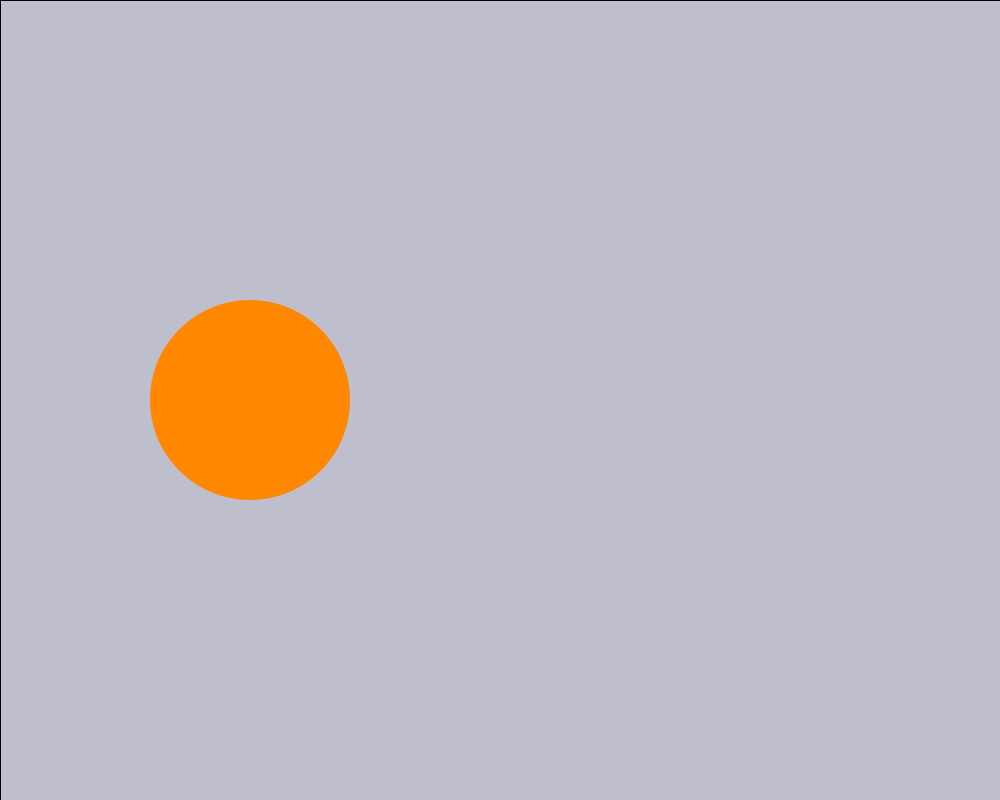
Frame 1 (no input)
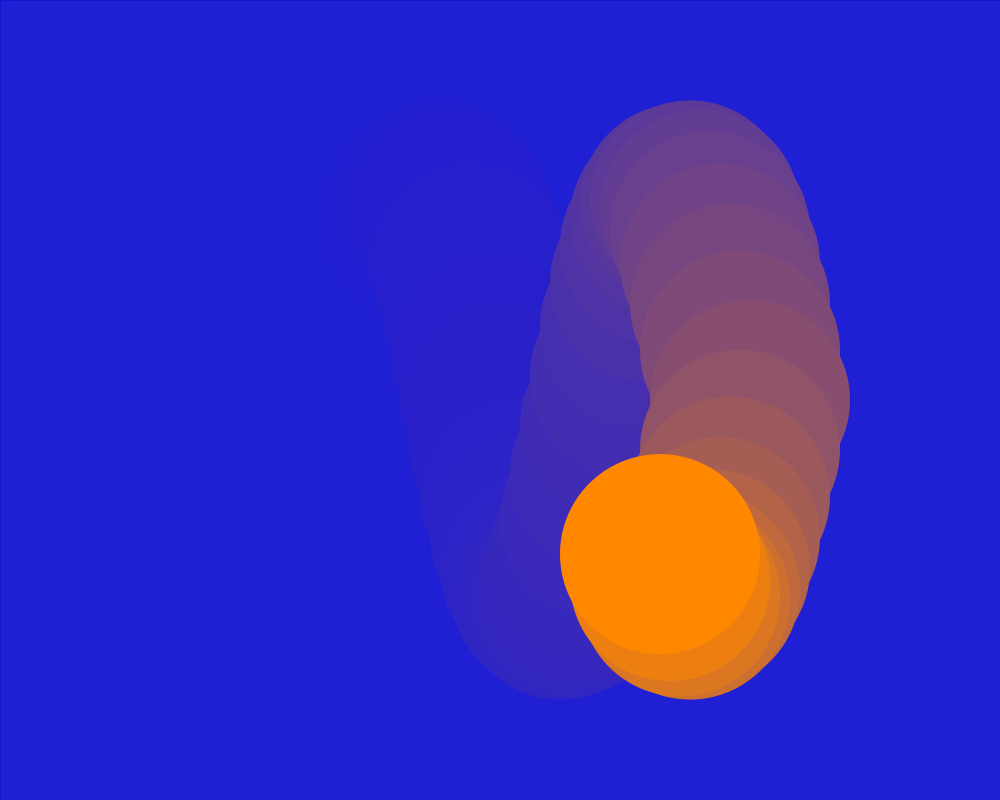
Frame 60 (the mouse pressed at the canvas centre just before this capture)
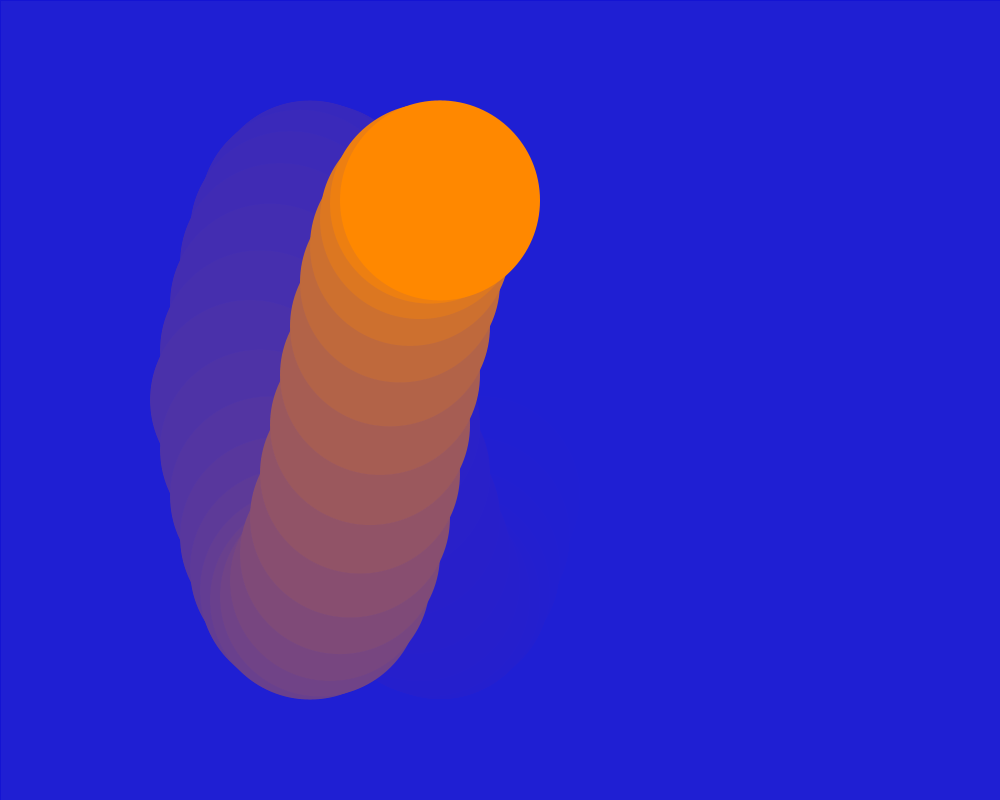
Frame 120 (the mouse held since frame 60 and released just before this capture)

The Processing sketch that drew these frames (run headless with seeded random() and noise(); from frame 60 on, the mouse is pressed at the canvas centre):

// Processing sketch: oscilateCircle02
// ── oscilateCircle02.pde
// trippy box

float a = 0.0;
float b = 250.0;
float incX = TWO_PI/25.0;
float inc = 10;


void setup(){
  size(1000,800);
  //frameRate(60);
  
}

void draw(){
  fill(#1E1CD6,20);
  rect(0,0,width,height);
  
  fill(#ff8800);
  noStroke();
  
  ellipse(b, 400+sin(a)*200.0, 200, 200 );
  a = a + incX;
  b += inc;
   
   if(b >= 750 || b <= 250){
     inc = inc * -1;
  }

}
  
  
